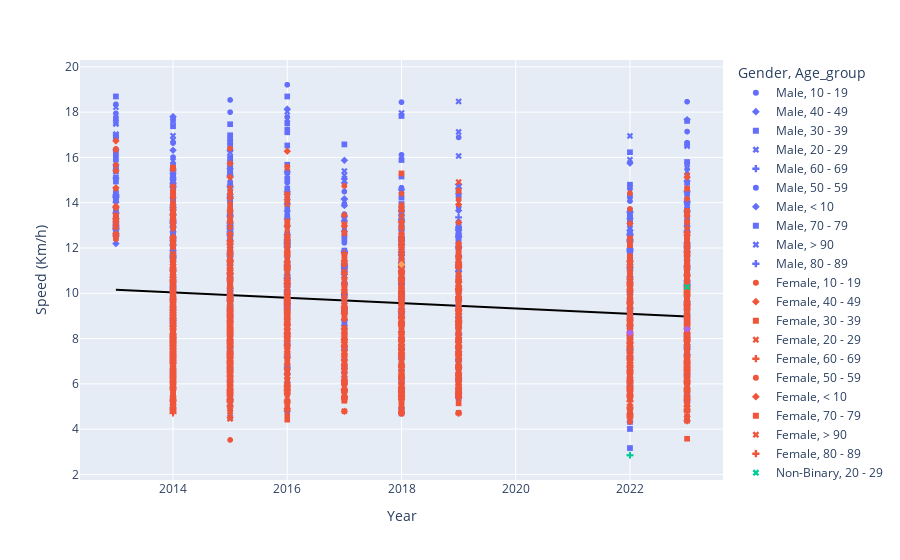
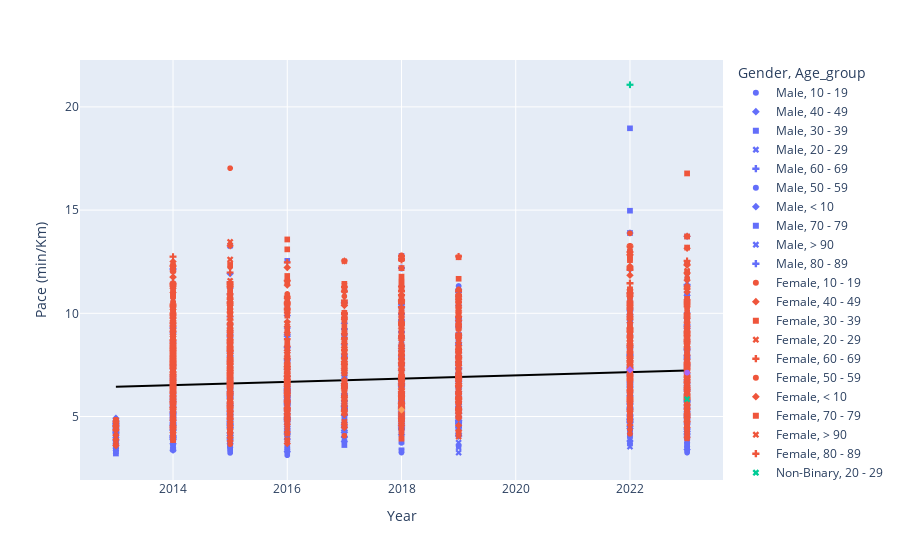

The cell these charts' notebook holds for them, in order:
### Markdown cell above
# Trendline and Scatter plot

### Code cell
import plotly.express as px

fig5 = px.scatter(df, x="Year", y="Speed (Km/h)", symbol="Age_group", color="Gender", 
                  trendline="ols", trendline_scope="overall", trendline_color_override="black")
fig5.show()

fig6 = px.scatter(df, x="Year", y="Pace (min/Km)", symbol="Age_group", color="Gender", 
                  trendline="ols", trendline_scope="overall", trendline_color_override="black")
fig6.show()

### Figure 1 — Plotly figure (JSON) as saved in the notebook; plotly's stock layout.template omitted (floating-point values rounded to 4 significant figures; data arrays with more than 128 entries replaced by an {"elided": "..."} marker saying what was removed)
{"data": [{"hovertemplate": "Gender=Male<br>Age_group=10 - 19<br>Year=%{x}<br>Speed (Km/h)=%{y}<extra></extra>", "legendgroup": "Male, 10 - 19", "marker": {"color": "#636efa", "symbol": "circle"}, "mode": "markers", "name": "Male, 10 - 19", "showlegend": true, "type": "scattergl", "x": {"elided": "213 int values"}, "xaxis": "x", "y": {"elided": "213 float values"}, "yaxis": "y"}, {"hovertemplate": "Gender=Male<br>Age_group=40 - 49<br>Year=%{x}<br>Speed (Km/h)=%{y}<extra></extra>", "legendgroup": "Male, 40 - 49", "marker": {"color": "#636efa", "symbol": "diamond"}, "mode": "markers", "name": "Male, 40 - 49", "showlegend": true, "type": "scattergl", "x": {"elided": "371 int values"}, "xaxis": "x", "y": {"elided": "371 float values"}, "yaxis": "y"}, {"hovertemplate": "Gender=Male<br>Age_group=30 - 39<br>Year=%{x}<br>Speed (Km/h)=%{y}<extra></extra>", "legendgroup": "Male, 30 - 39", "marker": {"color": "#636efa", "symbol": "square"}, "mode": "markers", "name": "Male, 30 - 39", "showlegend": true, "type": "scattergl", "x": {"elided": "381 int values"}, "xaxis": "x", "y": {"elided": "381 float values"}, "yaxis": "y"}, {"hovertemplate": "Gender=Male<br>Age_group=20 - 29<br>Year=%{x}<br>Speed (Km/h)=%{y}<extra></extra>", "legendgroup": "Male, 20 - 29", "marker": {"color": "#636efa", "symbol": "x"}, "mode": "markers", "name": "Male, 20 - 29", "showlegend": true, "type": "scattergl", "x": {"elided": "197 int values"}, "xaxis": "x", "y": {"elided": "197 float values"}, "yaxis": "y"}, {"hovertemplate": "Gender=Male<br>Age_group=60 - 69<br>Year=%{x}<br>Speed (Km/h)=%{y}<extra></extra>", "legendgroup": "Male, 60 - 69", "marker": {"color": "#636efa", "symbol": "cross"}, "mode": "markers", "name": "Male, 60 - 69", "showlegend": true, "type": "scattergl", "x": {"elided": "197 int values"}, "xaxis": "x", "y": {"elided": "197 float values"}, "yaxis": "y"}, {"hovertemplate": "Gender=Male<br>Age_group=50 - 59<br>Year=%{x}<br>Speed (Km/h)=%{y}<extra></extra>", "legendgroup": "Male, 50 - 59", "marker": {"color": "#636efa", "symbol": "circle"}, "mode": "markers", "name": "Male, 50 - 59", "showlegend": true, "type": "scattergl", "x": {"elided": "352 int values"}, "xaxis": "x", "y": {"elided": "352 float values"}, "yaxis": "y"}, {"hovertemplate": "Gender=Male<br>Age_group=< 10<br>Year=%{x}<br>Speed (Km/h)=%{y}<extra></extra>", "legendgroup": "Male, < 10", "marker": {"color": "#636efa", "symbol": "diamond"}, "mode": "markers", "name": "Male, < 10", "showlegend": true, "type": "scattergl", "x": [2023, 2023, 2023, 2023, 2023, 2023, 2023, 2023, 2023, 2023, 2023, 2023, 2023, 2022, 2022, 2022, 2022, 2022, 2022, 2022, 2022, 2022, 2022, 2022, 2022, 2022, 2022, 2022, 2022, 2022, 2022, 2022, 2022, 2022, 2019, 2019, 2019, 2018, 2018, 2018, 2018, 2017, 2016, 2016, 2016, 2016, 2016, 2015, 2015, 2015, 2015, 2015, 2015, 2015, 2015, 2015, 2014, 2014, 2014, 2014, 2014, 2014, 2014, 2014], "xaxis": "x", "y": [11.61, 10.81, 10.4, 10.39, 9.504, 8.025, 7.663, 7.528, 7.305, 7.285, 6.961, 6.955, 4.37, 13.6, 9.579, 9.179, 8.249, 8.148, 7.975, 7.789, 7.531, 7.516, 7.255, 7.166, 7.112, 6.472, 6.287, 6.169, 6.095, 5.7, 5.471, 5.455, 4.945, 4.32, 11.62, 7.282, 9.685, 10.68, 8.061, 7.93, 11.01, 9.82, 12.34, 12.2, 9.709, 7.308, 6.747, 11.87, 11.1, 9.82, 9.783, 9.036, 6.546, 12.29, 12.19, 9.791, 15.42, 15.01, 13.19, 12.71, 10.48, 10.09, 8.671, 8.05], "yaxis": "y"}, {"hovertemplate": "Gender=Male<br>Age_group=70 - 79<br>Year=%{x}<br>Speed (Km/h)=%{y}<extra></extra>", "legendgroup": "Male, 70 - 79", "marker": {"color": "#636efa", "symbol": "square"}, "mode": "markers", "name": "Male, 70 - 79", "showlegend": true, "type": "scattergl", "x": [2023, 2023, 2023, 2023, 2023, 2023, 2023, 2023, 2023, 2023, 2023, 2023, 2022, 2022, 2022, 2022, 2022, 2022, 2022, 2022, 2022, 2022, 2022, 2019, 2019, 2019, 2019, 2019, 2019, 2019, 2019, 2019, 2019, 2019, 2019, 2019, 2019, 2019, 2019, 2019, 2019, 2018, 2018, 2018, 2018, 2018, 2018, 2018, 2018, 2018, 2018, 2018, 2018, 2018, 2018, 2018, 2017, 2017, 2017, 2017, 2017, 2017, 2017, 2017, 2017, 2017, 2017, 2017, 2017, 2016, 2016, 2016, 2016, 2016, 2016, 2016, 2016, 2016, 2016, 2016, 2016, 2016, 2015, 2015, 2015, 2015, 2015, 2015, 2015, 2015, 2015, 2015, 2014, 2014, 2014, 2014], "xaxis": "x", "y": [10.61, 9.636, 8.854, 8.683, 7.243, 7.023, 6.077, 4.819, 4.37, 11.32, 6.977, 5.527, 11.63, 10.54, 8.738, 8.535, 8.519, 8.455, 8.427, 8.353, 6.285, 8.895, 8.763, 12.78, 10.71, 9.626, 9.59, 8.479, 8.392, 7.098, 6.942, 6.92, 6.694, 6.429, 5.636, 5.527, 10.58, 10.26, 8.891, 8.751, 8.431, 10.8, 9.761, 9.236, 8.384, 7.871, 6.729, 6.543, 4.695, 12.22, 11.19, 10.38, 10.25, 9.564, 8.316, 5.792, 9.322, 9.105, 8.621, 8.238, 7.762, 6.795, 5.392, 11.07, 10.4, 10.0, 9.255, 8.413, 8.38, 10.44, 9.751, 9.307, 9.123, 7.563, 7.344, 4.785, 10.41, 10.34, 9.195, 8.876, 8.077, 7.933, 10.36, 10.08, 9.719, 9.179, 7.579, 10.95, 8.993, 8.445, 8.37, 7.582, 8.751, 7.255, 9.783, 9.631], "yaxis": "y"}, {"hovertemplate": "Gender=Male<br>Age_group=> 90<br>Year=%{x}<br>Speed (Km/h)=%{y}<extra></extra>", "legendgroup": "Male, > 90", "marker": {"color": "#636efa", "symbol": "x"}, "mode": "markers", "name": "Male, > 90", "showlegend": true, "type": "scattergl", "x": [2023, 2022], "xaxis": "x", "y": [7.447, 6.764], "yaxis": "y"}, {"hovertemplate": "Gender=Male<br>Age_group=80 - 89<br>Year=%{x}<br>Speed (Km/h)=%{y}<extra></extra>", "legendgroup": "Male, 80 - 89", "marker": {"color": "#636efa", "symbol": "cross"}, "mode": "markers", "name": "Male, 80 - 89", "showlegend": true, "type": "scattergl", "x": [2023, 2022, 2018, 2017, 2017, 2016, 2016, 2015, 2014], "xaxis": "x", "y": [6.63, 5.867, 9.132, 5.702, 8.832, 10.08, 9.654, 9.992, 7.103], "yaxis": "y"}, {"hovertemplate": "Gender=Female<br>Age_group=10 - 19<br>Year=%{x}<br>Speed (Km/h)=%{y}<extra></extra>", "legendgroup": "Female, 10 - 19", "marker": {"color": "#EF553B", "symbol": "circle"}, "mode": "markers", "name": "Female, 10 - 19", "showlegend": true, "type": "scattergl", "x": {"elided": "162 int values"}, "xaxis": "x", "y": {"elided": "162 float values"}, "yaxis": "y"}, {"hovertemplate": "Gender=Female<br>Age_group=40 - 49<br>Year=%{x}<br>Speed (Km/h)=%{y}<extra></extra>", "legendgroup": "Female, 40 - 49", "marker": {"color": "#EF553B", "symbol": "diamond"}, "mode": "markers", "name": "Female, 40 - 49", "showlegend": true, "type": "scattergl", "x": {"elided": "510 int values"}, "xaxis": "x", "y": {"elided": "510 float values"}, "yaxis": "y"}, {"hovertemplate": "Gender=Female<br>Age_group=30 - 39<br>Year=%{x}<br>Speed (Km/h)=%{y}<extra></extra>", "legendgroup": "Female, 30 - 39", "marker": {"color": "#EF553B", "symbol": "square"}, "mode": "markers", "name": "Female, 30 - 39", "showlegend": true, "type": "scattergl", "x": {"elided": "452 int values"}, "xaxis": "x", "y": {"elided": "452 float values"}, "yaxis": "y"}, {"hovertemplate": "Gender=Female<br>Age_group=20 - 29<br>Year=%{x}<br>Speed (Km/h)=%{y}<extra></extra>", "legendgroup": "Female, 20 - 29", "marker": {"color": "#EF553B", "symbol": "x"}, "mode": "markers", "name": "Female, 20 - 29", "showlegend": true, "type": "scattergl", "x": {"elided": "330 int values"}, "xaxis": "x", "y": {"elided": "330 float values"}, "yaxis": "y"}, {"hovertemplate": "Gender=Female<br>Age_group=60 - 69<br>Year=%{x}<br>Speed (Km/h)=%{y}<extra></extra>", "legendgroup": "Female, 60 - 69", "marker": {"color": "#EF553B", "symbol": "cross"}, "mode": "markers", "name": "Female, 60 - 69", "showlegend": true, "type": "scattergl", "x": {"elided": "231 int values"}, "xaxis": "x", "y": {"elided": "231 float values"}, "yaxis": "y"}, {"hovertemplate": "Gender=Female<br>Age_group=50 - 59<br>Year=%{x}<br>Speed (Km/h)=%{y}<extra></extra>", "legendgroup": "Female, 50 - 59", "marker": {"color": "#EF553B", "symbol": "circle"}, "mode": "markers", "name": "Female, 50 - 59", "showlegend": true, "type": "scattergl", "x": {"elided": "349 int values"}, "xaxis": "x", "y": {"elided": "349 float values"}, "yaxis": "y"}, {"hovertemplate": "Gender=Female<br>Age_group=< 10<br>Year=%{x}<br>Speed (Km/h)=%{y}<extra></extra>", "legendgroup": "Female, < 10", "marker": {"color": "#EF553B", "symbol": "diamond"}, "mode": "markers", "name": "Female, < 10", "showlegend": true, "type": "scattergl", "x": [2023, 2023, 2023, 2023, 2023, 2023, 2022, 2022, 2022, 2022, 2022, 2022, 2022, 2019, 2019, 2018, 2018, 2018, 2018, 2018, 2018, 2018, 2017, 2016, 2016, 2016, 2016, 2015, 2015, 2015, 2015, 2014, 2014, 2014, 2014, 2014, 2014, 2014, 2014, 2014, 2014, 2014], "xaxis": "x", "y": [11.73, 9.346, 7.933, 6.716, 6.158, 6.01, 11.2, 7.826, 6.936, 6.173, 6.133, 5.784, 4.673, 7.123, 5.632, 9.842, 7.919, 7.232, 6.468, 6.108, 5.846, 5.684, 5.782, 16.27, 11.18, 8.742, 7.912, 9.672, 9.105, 7.816, 7.189, 12.5, 10.5, 9.978, 9.355, 7.305, 7.009, 6.322, 5.254, 5.106, 4.797, 9.25], "yaxis": "y"}, {"hovertemplate": "Gender=Female<br>Age_group=70 - 79<br>Year=%{x}<br>Speed (Km/h)=%{y}<extra></extra>", "legendgroup": "Female, 70 - 79", "marker": {"color": "#EF553B", "symbol": "square"}, "mode": "markers", "name": "Female, 70 - 79", "showlegend": true, "type": "scattergl", "x": [2023, 2023, 2023, 2023, 2023, 2023, 2023, 2023, 2023, 2023, 2022, 2022, 2022, 2022, 2022, 2022, 2022, 2022, 2022, 2022, 2019, 2019, 2019, 2019, 2019, 2019, 2019, 2019, 2019, 2019, 2019, 2019, 2019, 2018, 2018, 2018, 2018, 2018, 2018, 2018, 2018, 2018, 2018, 2018, 2017, 2017, 2017, 2017, 2017, 2017, 2017, 2016, 2016, 2016, 2016, 2016, 2016, 2016, 2016, 2016, 2016, 2015, 2015, 2015, 2015, 2015, 2015, 2014, 2014], "xaxis": "x", "y": [9.703, 9.646, 8.482, 8.333, 6.829, 5.33, 5.007, 4.818, 4.551, 4.373, 8.924, 7.608, 5.777, 5.471, 5.392, 5.373, 4.737, 4.625, 8.104, 6.641, 7.249, 6.106, 6.042, 5.935, 5.723, 5.72, 5.532, 5.14, 4.719, 8.433, 7.569, 7.557, 7.503, 7.673, 7.481, 6.724, 6.716, 6.508, 5.352, 5.095, 4.923, 4.922, 7.774, 7.324, 9.226, 8.357, 6.923, 5.986, 5.388, 5.251, 7.35, 9.142, 7.197, 7.101, 7.073, 6.642, 5.869, 5.537, 5.242, 5.082, 7.606, 9.142, 7.522, 7.353, 5.777, 5.533, 9.942, 8.499, 6.239], "yaxis": "y"}, {"hovertemplate": "Gender=Female<br>Age_group=> 90<br>Year=%{x}<br>Speed (Km/h)=%{y}<extra></extra>", "legendgroup": "Female, > 90", "marker": {"color": "#EF553B", "symbol": "x"}, "mode": "markers", "name": "Female, > 90", "showlegend": true, "type": "scattergl", "x": [2023], "xaxis": "x", "y": [4.977], "yaxis": "y"}, {"hovertemplate": "Gender=Female<br>Age_group=80 - 89<br>Year=%{x}<br>Speed (Km/h)=%{y}<extra></extra>", "legendgroup": "Female, 80 - 89", "marker": {"color": "#EF553B", "symbol": "cross"}, "mode": "markers", "name": "Female, 80 - 89", "showlegend": true, "type": "scattergl", "x": [2023, 2023, 2023, 2023, 2022, 2022, 2022, 2019, 2019, 2018, 2017, 2016, 2015, 2015, 2015, 2014, 2014], "xaxis": "x", "y": [6.868, 6.679, 6.605, 6.924, 7.101, 5.835, 6.748, 6.104, 5.423, 5.423, 6.81, 6.86, 6.926, 5.231, 5.01, 6.394, 5.297], "yaxis": "y"}, {"hovertemplate": "Gender=Non-Binary<br>Age_group=20 - 29<br>Year=%{x}<br>Speed (Km/h)=%{y}<extra></extra>", "legendgroup": "Non-Binary, 20 - 29", "marker": {"color": "#00cc96", "symbol": "x"}, "mode": "markers", "name": "Non-Binary, 20 - 29", "showlegend": true, "type": "scattergl", "x": [2023], "xaxis": "x", "y": [10.28], "yaxis": "y"}, {"hovertemplate": "Gender=Non-Binary<br>Age_group=80 - 89<br>Year=%{x}<br>Speed (Km/h)=%{y}<extra></extra>", "legendgroup": "Non-Binary, 80 - 89", "marker": {"color": "#00cc96", "symbol": "cross"}, "mode": "markers", "name": "Non-Binary, 80 - 89", "showlegend": true, "type": "scattergl", "x": [2022], "xaxis": "x", "y": [2.847], "yaxis": "y"}, {"hovertemplate": "Gender=No Answer<br>Age_group=10 - 19<br>Year=%{x}<br>Speed (Km/h)=%{y}<extra></extra>", "legendgroup": "No Answer, 10 - 19", "marker": {"color": "#ab63fa", "symbol": "circle"}, "mode": "markers", "name": "No Answer, 10 - 19", "showlegend": true, "type": "scattergl", "x": [2023], "xaxis": "x", "y": [8.419], "yaxis": "y"}, {"hovertemplate": "Gender=No Answer<br>Age_group=40 - 49<br>Year=%{x}<br>Speed (Km/h)=%{y}<extra></extra>", "legendgroup": "No Answer, 40 - 49", "marker": {"color": "#ab63fa", "symbol": "diamond"}, "mode": "markers", "name": "No Answer, 40 - 49", "showlegend": true, "type": "scattergl", "x": [2022], "xaxis": "x", "y": [8.257], "yaxis": "y"}, {"hovertemplate": "Gender=Unknown<br>Age_group=< 10<br>Year=%{x}<br>Speed (Km/h)=%{y}<extra></extra>", "legendgroup": "Unknown, < 10", "marker": {"color": "#FFA15A", "symbol": "diamond"}, "mode": "markers", "name": "Unknown, < 10", "showlegend": true, "type": "scattergl", "x": [2018], "xaxis": "x", "y": [11.28], "yaxis": "y"}, {"hovertemplate": "<b>OLS trendline</b><br>Speed (Km/h) = -0.118621 * Year + 248.94<br>R<sup>2</sup>=0.019485<br><br>Year=%{x}<br>Speed (Km/h)=%{y} <b>(trend)</b><extra></extra>", "legendgroup": "Overall Trendline", "line": {"color": "black"}, "mode": "lines", "name": "Overall Trendline", "showlegend": true, "type": "scatter", "x": {"elided": "4051 int values"}, "xaxis": "x", "y": {"elided": "4051 float values"}, "yaxis": "y"}], "layout": {"legend": {"title": {"text": "Gender, Age_group"}, "tracegroupgap": 0}, "margin": {"t": 60}, "xaxis": {"anchor": "y", "domain": [0, 1], "title": {"text": "Year"}}, "yaxis": {"anchor": "x", "domain": [0, 1], "title": {"text": "Speed (Km/h)"}}}}

### Figure 2 — Plotly figure (JSON) as saved in the notebook; plotly's stock layout.template omitted (floating-point values rounded to 4 significant figures; data arrays with more than 128 entries replaced by an {"elided": "..."} marker saying what was removed)
{"data": [{"hovertemplate": "Gender=Male<br>Age_group=10 - 19<br>Year=%{x}<br>Pace (min/Km)=%{y}<extra></extra>", "legendgroup": "Male, 10 - 19", "marker": {"color": "#636efa", "symbol": "circle"}, "mode": "markers", "name": "Male, 10 - 19", "showlegend": true, "type": "scattergl", "x": {"elided": "213 int values"}, "xaxis": "x", "y": {"elided": "213 float values"}, "yaxis": "y"}, {"hovertemplate": "Gender=Male<br>Age_group=40 - 49<br>Year=%{x}<br>Pace (min/Km)=%{y}<extra></extra>", "legendgroup": "Male, 40 - 49", "marker": {"color": "#636efa", "symbol": "diamond"}, "mode": "markers", "name": "Male, 40 - 49", "showlegend": true, "type": "scattergl", "x": {"elided": "371 int values"}, "xaxis": "x", "y": {"elided": "371 float values"}, "yaxis": "y"}, {"hovertemplate": "Gender=Male<br>Age_group=30 - 39<br>Year=%{x}<br>Pace (min/Km)=%{y}<extra></extra>", "legendgroup": "Male, 30 - 39", "marker": {"color": "#636efa", "symbol": "square"}, "mode": "markers", "name": "Male, 30 - 39", "showlegend": true, "type": "scattergl", "x": {"elided": "381 int values"}, "xaxis": "x", "y": {"elided": "381 float values"}, "yaxis": "y"}, {"hovertemplate": "Gender=Male<br>Age_group=20 - 29<br>Year=%{x}<br>Pace (min/Km)=%{y}<extra></extra>", "legendgroup": "Male, 20 - 29", "marker": {"color": "#636efa", "symbol": "x"}, "mode": "markers", "name": "Male, 20 - 29", "showlegend": true, "type": "scattergl", "x": {"elided": "197 int values"}, "xaxis": "x", "y": {"elided": "197 float values"}, "yaxis": "y"}, {"hovertemplate": "Gender=Male<br>Age_group=60 - 69<br>Year=%{x}<br>Pace (min/Km)=%{y}<extra></extra>", "legendgroup": "Male, 60 - 69", "marker": {"color": "#636efa", "symbol": "cross"}, "mode": "markers", "name": "Male, 60 - 69", "showlegend": true, "type": "scattergl", "x": {"elided": "197 int values"}, "xaxis": "x", "y": {"elided": "197 float values"}, "yaxis": "y"}, {"hovertemplate": "Gender=Male<br>Age_group=50 - 59<br>Year=%{x}<br>Pace (min/Km)=%{y}<extra></extra>", "legendgroup": "Male, 50 - 59", "marker": {"color": "#636efa", "symbol": "circle"}, "mode": "markers", "name": "Male, 50 - 59", "showlegend": true, "type": "scattergl", "x": {"elided": "352 int values"}, "xaxis": "x", "y": {"elided": "352 float values"}, "yaxis": "y"}, {"hovertemplate": "Gender=Male<br>Age_group=< 10<br>Year=%{x}<br>Pace (min/Km)=%{y}<extra></extra>", "legendgroup": "Male, < 10", "marker": {"color": "#636efa", "symbol": "diamond"}, "mode": "markers", "name": "Male, < 10", "showlegend": true, "type": "scattergl", "x": [2023, 2023, 2023, 2023, 2023, 2023, 2023, 2023, 2023, 2023, 2023, 2023, 2023, 2022, 2022, 2022, 2022, 2022, 2022, 2022, 2022, 2022, 2022, 2022, 2022, 2022, 2022, 2022, 2022, 2022, 2022, 2022, 2022, 2022, 2019, 2019, 2019, 2018, 2018, 2018, 2018, 2017, 2016, 2016, 2016, 2016, 2016, 2015, 2015, 2015, 2015, 2015, 2015, 2015, 2015, 2015, 2014, 2014, 2014, 2014, 2014, 2014, 2014, 2014], "xaxis": "x", "y": [5.17, 5.55, 5.77, 5.777, 6.313, 7.477, 7.83, 7.97, 8.213, 8.237, 8.62, 8.627, 13.73, 4.413, 6.263, 6.537, 7.273, 7.363, 7.523, 7.703, 7.967, 7.983, 8.27, 8.373, 8.437, 9.27, 9.543, 9.727, 9.843, 10.53, 10.97, 11, 12.13, 13.89, 5.163, 8.24, 6.195, 5.617, 7.443, 7.567, 5.45, 6.11, 4.863, 4.917, 6.18, 8.21, 8.893, 5.057, 5.407, 6.11, 6.133, 6.64, 9.167, 4.882, 4.922, 6.128, 3.89, 3.997, 4.55, 4.72, 5.727, 5.947, 6.92, 7.453], "yaxis": "y"}, {"hovertemplate": "Gender=Male<br>Age_group=70 - 79<br>Year=%{x}<br>Pace (min/Km)=%{y}<extra></extra>", "legendgroup": "Male, 70 - 79", "marker": {"color": "#636efa", "symbol": "square"}, "mode": "markers", "name": "Male, 70 - 79", "showlegend": true, "type": "scattergl", "x": [2023, 2023, 2023, 2023, 2023, 2023, 2023, 2023, 2023, 2023, 2023, 2023, 2022, 2022, 2022, 2022, 2022, 2022, 2022, 2022, 2022, 2022, 2022, 2019, 2019, 2019, 2019, 2019, 2019, 2019, 2019, 2019, 2019, 2019, 2019, 2019, 2019, 2019, 2019, 2019, 2019, 2018, 2018, 2018, 2018, 2018, 2018, 2018, 2018, 2018, 2018, 2018, 2018, 2018, 2018, 2018, 2017, 2017, 2017, 2017, 2017, 2017, 2017, 2017, 2017, 2017, 2017, 2017, 2017, 2016, 2016, 2016, 2016, 2016, 2016, 2016, 2016, 2016, 2016, 2016, 2016, 2016, 2015, 2015, 2015, 2015, 2015, 2015, 2015, 2015, 2015, 2015, 2014, 2014, 2014, 2014], "xaxis": "x", "y": [5.653, 6.227, 6.777, 6.91, 8.283, 8.543, 9.873, 12.45, 13.73, 5.3, 8.6, 10.86, 5.16, 5.69, 6.867, 7.03, 7.043, 7.097, 7.12, 7.183, 9.547, 6.745, 6.847, 4.697, 5.603, 6.233, 6.257, 7.077, 7.15, 8.453, 8.643, 8.67, 8.963, 9.333, 10.65, 10.86, 5.673, 5.85, 6.748, 6.857, 7.117, 5.557, 6.147, 6.497, 7.157, 7.623, 8.917, 9.17, 12.78, 4.908, 5.363, 5.783, 5.855, 6.273, 7.215, 10.36, 6.437, 6.59, 6.96, 7.283, 7.73, 8.83, 11.13, 5.418, 5.767, 5.998, 6.483, 7.132, 7.16, 5.75, 6.153, 6.447, 6.577, 7.933, 8.17, 12.54, 5.762, 5.805, 6.525, 6.76, 7.428, 7.563, 5.79, 5.95, 6.173, 6.537, 7.917, 5.482, 6.672, 7.105, 7.168, 7.913, 6.857, 8.27, 6.133, 6.23], "yaxis": "y"}, {"hovertemplate": "Gender=Male<br>Age_group=> 90<br>Year=%{x}<br>Pace (min/Km)=%{y}<extra></extra>", "legendgroup": "Male, > 90", "marker": {"color": "#636efa", "symbol": "x"}, "mode": "markers", "name": "Male, > 90", "showlegend": true, "type": "scattergl", "x": [2023, 2022], "xaxis": "x", "y": [8.057, 8.87], "yaxis": "y"}, {"hovertemplate": "Gender=Male<br>Age_group=80 - 89<br>Year=%{x}<br>Pace (min/Km)=%{y}<extra></extra>", "legendgroup": "Male, 80 - 89", "marker": {"color": "#636efa", "symbol": "cross"}, "mode": "markers", "name": "Male, 80 - 89", "showlegend": true, "type": "scattergl", "x": [2023, 2022, 2018, 2017, 2017, 2016, 2016, 2015, 2014], "xaxis": "x", "y": [9.05, 10.23, 6.57, 10.52, 6.793, 5.953, 6.215, 6.005, 8.447], "yaxis": "y"}, {"hovertemplate": "Gender=Female<br>Age_group=10 - 19<br>Year=%{x}<br>Pace (min/Km)=%{y}<extra></extra>", "legendgroup": "Female, 10 - 19", "marker": {"color": "#EF553B", "symbol": "circle"}, "mode": "markers", "name": "Female, 10 - 19", "showlegend": true, "type": "scattergl", "x": {"elided": "162 int values"}, "xaxis": "x", "y": {"elided": "162 float values"}, "yaxis": "y"}, {"hovertemplate": "Gender=Female<br>Age_group=40 - 49<br>Year=%{x}<br>Pace (min/Km)=%{y}<extra></extra>", "legendgroup": "Female, 40 - 49", "marker": {"color": "#EF553B", "symbol": "diamond"}, "mode": "markers", "name": "Female, 40 - 49", "showlegend": true, "type": "scattergl", "x": {"elided": "510 int values"}, "xaxis": "x", "y": {"elided": "510 float values"}, "yaxis": "y"}, {"hovertemplate": "Gender=Female<br>Age_group=30 - 39<br>Year=%{x}<br>Pace (min/Km)=%{y}<extra></extra>", "legendgroup": "Female, 30 - 39", "marker": {"color": "#EF553B", "symbol": "square"}, "mode": "markers", "name": "Female, 30 - 39", "showlegend": true, "type": "scattergl", "x": {"elided": "452 int values"}, "xaxis": "x", "y": {"elided": "452 float values"}, "yaxis": "y"}, {"hovertemplate": "Gender=Female<br>Age_group=20 - 29<br>Year=%{x}<br>Pace (min/Km)=%{y}<extra></extra>", "legendgroup": "Female, 20 - 29", "marker": {"color": "#EF553B", "symbol": "x"}, "mode": "markers", "name": "Female, 20 - 29", "showlegend": true, "type": "scattergl", "x": {"elided": "330 int values"}, "xaxis": "x", "y": {"elided": "330 float values"}, "yaxis": "y"}, {"hovertemplate": "Gender=Female<br>Age_group=60 - 69<br>Year=%{x}<br>Pace (min/Km)=%{y}<extra></extra>", "legendgroup": "Female, 60 - 69", "marker": {"color": "#EF553B", "symbol": "cross"}, "mode": "markers", "name": "Female, 60 - 69", "showlegend": true, "type": "scattergl", "x": {"elided": "231 int values"}, "xaxis": "x", "y": {"elided": "231 float values"}, "yaxis": "y"}, {"hovertemplate": "Gender=Female<br>Age_group=50 - 59<br>Year=%{x}<br>Pace (min/Km)=%{y}<extra></extra>", "legendgroup": "Female, 50 - 59", "marker": {"color": "#EF553B", "symbol": "circle"}, "mode": "markers", "name": "Female, 50 - 59", "showlegend": true, "type": "scattergl", "x": {"elided": "349 int values"}, "xaxis": "x", "y": {"elided": "349 float values"}, "yaxis": "y"}, {"hovertemplate": "Gender=Female<br>Age_group=< 10<br>Year=%{x}<br>Pace (min/Km)=%{y}<extra></extra>", "legendgroup": "Female, < 10", "marker": {"color": "#EF553B", "symbol": "diamond"}, "mode": "markers", "name": "Female, < 10", "showlegend": true, "type": "scattergl", "x": [2023, 2023, 2023, 2023, 2023, 2023, 2022, 2022, 2022, 2022, 2022, 2022, 2022, 2019, 2019, 2018, 2018, 2018, 2018, 2018, 2018, 2018, 2017, 2016, 2016, 2016, 2016, 2015, 2015, 2015, 2015, 2014, 2014, 2014, 2014, 2014, 2014, 2014, 2014, 2014, 2014, 2014], "xaxis": "x", "y": [5.117, 6.42, 7.563, 8.933, 9.743, 9.983, 5.357, 7.667, 8.65, 9.72, 9.783, 10.37, 12.84, 8.423, 10.65, 6.097, 7.577, 8.297, 9.277, 9.823, 10.26, 10.56, 10.38, 3.687, 5.367, 6.863, 7.583, 6.203, 6.59, 7.677, 8.347, 4.8, 5.713, 6.013, 6.413, 8.213, 8.56, 9.49, 11.42, 11.75, 12.51, 6.487], "yaxis": "y"}, {"hovertemplate": "Gender=Female<br>Age_group=70 - 79<br>Year=%{x}<br>Pace (min/Km)=%{y}<extra></extra>", "legendgroup": "Female, 70 - 79", "marker": {"color": "#EF553B", "symbol": "square"}, "mode": "markers", "name": "Female, 70 - 79", "showlegend": true, "type": "scattergl", "x": [2023, 2023, 2023, 2023, 2023, 2023, 2023, 2023, 2023, 2023, 2022, 2022, 2022, 2022, 2022, 2022, 2022, 2022, 2022, 2022, 2019, 2019, 2019, 2019, 2019, 2019, 2019, 2019, 2019, 2019, 2019, 2019, 2019, 2018, 2018, 2018, 2018, 2018, 2018, 2018, 2018, 2018, 2018, 2018, 2017, 2017, 2017, 2017, 2017, 2017, 2017, 2016, 2016, 2016, 2016, 2016, 2016, 2016, 2016, 2016, 2016, 2015, 2015, 2015, 2015, 2015, 2015, 2014, 2014], "xaxis": "x", "y": [6.183, 6.22, 7.073, 7.2, 8.787, 11.26, 11.98, 12.45, 13.18, 13.72, 6.723, 7.887, 10.39, 10.97, 11.13, 11.17, 12.67, 12.97, 7.403, 9.035, 8.277, 9.827, 9.93, 10.11, 10.48, 10.49, 10.85, 11.67, 12.71, 7.115, 7.927, 7.94, 7.997, 7.82, 8.02, 8.923, 8.933, 9.22, 11.21, 11.78, 12.19, 12.19, 7.718, 8.192, 6.503, 7.18, 8.667, 10.02, 11.14, 11.43, 8.163, 6.563, 8.337, 8.45, 8.483, 9.033, 10.22, 10.84, 11.45, 11.81, 7.888, 6.563, 7.977, 8.16, 10.39, 10.84, 6.035, 7.06, 9.617], "yaxis": "y"}, {"hovertemplate": "Gender=Female<br>Age_group=> 90<br>Year=%{x}<br>Pace (min/Km)=%{y}<extra></extra>", "legendgroup": "Female, > 90", "marker": {"color": "#EF553B", "symbol": "x"}, "mode": "markers", "name": "Female, > 90", "showlegend": true, "type": "scattergl", "x": [2023], "xaxis": "x", "y": [12.06], "yaxis": "y"}, {"hovertemplate": "Gender=Female<br>Age_group=80 - 89<br>Year=%{x}<br>Pace (min/Km)=%{y}<extra></extra>", "legendgroup": "Female, 80 - 89", "marker": {"color": "#EF553B", "symbol": "cross"}, "mode": "markers", "name": "Female, 80 - 89", "showlegend": true, "type": "scattergl", "x": [2023, 2023, 2023, 2023, 2022, 2022, 2022, 2019, 2019, 2018, 2017, 2016, 2015, 2015, 2015, 2014, 2014], "xaxis": "x", "y": [8.737, 8.983, 9.083, 8.665, 8.45, 10.28, 8.892, 9.83, 11.06, 11.06, 8.81, 8.747, 8.663, 11.47, 11.98, 9.383, 11.33], "yaxis": "y"}, {"hovertemplate": "Gender=Non-Binary<br>Age_group=20 - 29<br>Year=%{x}<br>Pace (min/Km)=%{y}<extra></extra>", "legendgroup": "Non-Binary, 20 - 29", "marker": {"color": "#00cc96", "symbol": "x"}, "mode": "markers", "name": "Non-Binary, 20 - 29", "showlegend": true, "type": "scattergl", "x": [2023], "xaxis": "x", "y": [5.837], "yaxis": "y"}, {"hovertemplate": "Gender=Non-Binary<br>Age_group=80 - 89<br>Year=%{x}<br>Pace (min/Km)=%{y}<extra></extra>", "legendgroup": "Non-Binary, 80 - 89", "marker": {"color": "#00cc96", "symbol": "cross"}, "mode": "markers", "name": "Non-Binary, 80 - 89", "showlegend": true, "type": "scattergl", "x": [2022], "xaxis": "x", "y": [21.07], "yaxis": "y"}, {"hovertemplate": "Gender=No Answer<br>Age_group=10 - 19<br>Year=%{x}<br>Pace (min/Km)=%{y}<extra></extra>", "legendgroup": "No Answer, 10 - 19", "marker": {"color": "#ab63fa", "symbol": "circle"}, "mode": "markers", "name": "No Answer, 10 - 19", "showlegend": true, "type": "scattergl", "x": [2023], "xaxis": "x", "y": [7.127], "yaxis": "y"}, {"hovertemplate": "Gender=No Answer<br>Age_group=40 - 49<br>Year=%{x}<br>Pace (min/Km)=%{y}<extra></extra>", "legendgroup": "No Answer, 40 - 49", "marker": {"color": "#ab63fa", "symbol": "diamond"}, "mode": "markers", "name": "No Answer, 40 - 49", "showlegend": true, "type": "scattergl", "x": [2022], "xaxis": "x", "y": [7.267], "yaxis": "y"}, {"hovertemplate": "Gender=Unknown<br>Age_group=< 10<br>Year=%{x}<br>Pace (min/Km)=%{y}<extra></extra>", "legendgroup": "Unknown, < 10", "marker": {"color": "#FFA15A", "symbol": "diamond"}, "mode": "markers", "name": "Unknown, < 10", "showlegend": true, "type": "scattergl", "x": [2018], "xaxis": "x", "y": [5.32], "yaxis": "y"}, {"hovertemplate": "<b>OLS trendline</b><br>Pace (min/Km) = 0.078919 * Year + -152.424<br>R<sup>2</sup>=0.014974<br><br>Year=%{x}<br>Pace (min/Km)=%{y} <b>(trend)</b><extra></extra>", "legendgroup": "Overall Trendline", "line": {"color": "black"}, "mode": "lines", "name": "Overall Trendline", "showlegend": true, "type": "scatter", "x": {"elided": "4051 int values"}, "xaxis": "x", "y": {"elided": "4051 float values"}, "yaxis": "y"}], "layout": {"legend": {"title": {"text": "Gender, Age_group"}, "tracegroupgap": 0}, "margin": {"t": 60}, "xaxis": {"anchor": "y", "domain": [0, 1], "title": {"text": "Year"}}, "yaxis": {"anchor": "x", "domain": [0, 1], "title": {"text": "Pace (min/Km)"}}}}
